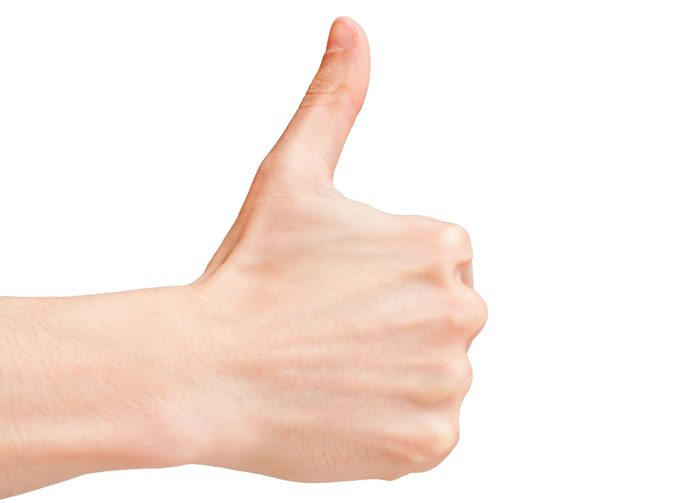
#> input picture PA2/ComputerVision-CS440-master/images/thumbs-up.jpg, 673 x 503 px, given in place of the camera
$ python RockPaperScissors.py
#> lines starting #> are read from the running program, lines starting #| are printed output that depends on the picture; after the words box and inside, x2 and y2 are one past the last pixel; in counts of white or black regions, pixels touching at a corner belong together
import cv2
import numpy as np
from collections import deque

## FLAGS ##
demo = True
debug = False
## ##### ##

# OpenCV Variables
cap = cv2.VideoCapture(0)
fgbg = cv2.createBackgroundSubtractorMOG2(detectShadows = False)
sensitivity = 75

# Game Variables
states = ['idle', 'start', 'shoot', 'results']
currentState = states[0]
p1Score = 0
cpScore = 0
shakeCount = 0
p1Choice = "Rock"
cpChoice = "Paper"
pResult = "Lose"

# Other Globals
points = deque(maxlen=10) # contains recent positions of tracked objects
dY = 0
#direction = '-'
directionList = deque(maxlen=15)
directionList.appendleft('None')
frameCounter = 15

# Helper function for text
def doubleText(frame, xy, text):
	font = cv2.FONT_HERSHEY_SIMPLEX
	cv2.putText(frame, text, (xy[0] - 2, xy[1] + 2), font, 1, (0,0,0), 2, cv2.LINE_AA)
	cv2.putText(frame, text, (xy[0], xy[1]), font, 1, (255,255,255), 2, cv2.LINE_AA)

# Functions for image recognition
# [61 lines left out: functions feature_detect, play_rps, make_template_white, not called in this run]

# Loop on frames of video
while True:
	ret, frame = cap.read()
#> frame is the input picture: shape (503, 673, 3); mean B, G, R 227.7, 234.9, 249
	# frame is unmodified video
	# frame2 is modified

	gray = cv2.cvtColor(frame, cv2.COLOR_BGR2GRAY)
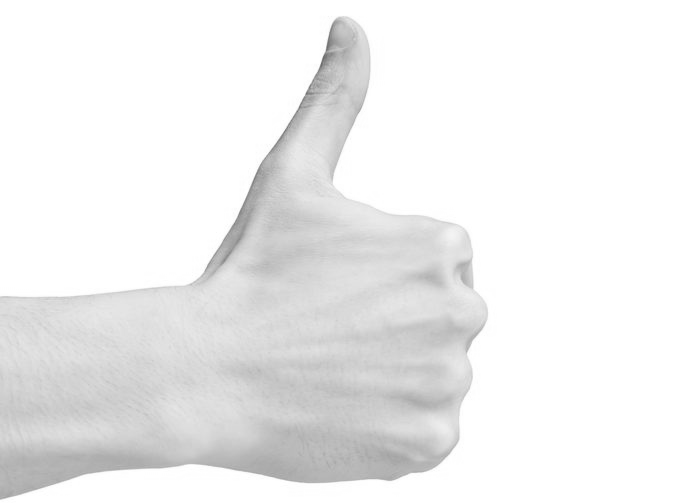
#> gray: shape (503, 673); min 106, max 255, mean 238.3
	blur = cv2.GaussianBlur(gray, (15,15),0)
	no_bg = fgbg.apply(blur)
#> no_bg: shape (503, 673); every value is 255
	frame2 = no_bg

	# Game Logic
	if currentState == 'idle':
		# waiting for start gesture
		shakeCount = 0
		p1Choice = "Rock"
		cpChoice = "Paper"
		pResult = "Lose"
		frameCounter = 15

		## movement tracking

		# finding position of largest detected object, storing their coordinates
		cont_list = cv2.findContours(frame2.copy(), cv2.RETR_EXTERNAL, cv2.CHAIN_APPROX_SIMPLE)[-2]
#> cont_list = [[[0, 0], [0, 502], [672, 502], [672, 0]]]
		if len(cont_list) > 0:
			c = max(cont_list, key=cv2.contourArea)
#> c = [[0, 0], [0, 502], [672, 502], [672, 0]]
			((x, y), radius) = cv2.minEnclosingCircle(c)
#> x = 336; y = 251; radius = 419.4
			#cv2.circle(frame, (int(x), int(y)), int(radius), (0, 255, 255), 2)
			cv2.circle(frame, (int(x),int(y)), 5, (0, 0, 255), -1)
#> frame: shape (503, 673, 3); 0.02% of pixels changed, all inside (x1, y1, x2, y2) = (331, 246, 342, 257)
			points.appendleft((x,y))

		# calculating the "speed" and assigning directions
		if len(points) == 10:
			if points[0] is not None and points[-1] is not None:
				dY = points[0][1] - points[-1][1]
				if np.abs(dY) > sensitivity:
					if np.sign(dY) == -1:
						if directionList[0] != "UP":
							directionList.appendleft("UP")
					elif directionList[0] != "DOWN":
						directionList.appendleft("DOWN")
				elif directionList[0] != "NONE":
					directionList.appendleft("NONE")
					# Motion has just stopped. Lets check if the player has started the game
					dlist = [x for x in directionList if x!="NONE"][:7]
					if dlist == ["DOWN", "UP", "DOWN", "UP", "DOWN", "UP", "DOWN"]:
						currentState = states[1]

	if currentState == 'start':
		# Call function
		#roi = frame[320:960, 180:540]
		(p1Choice, cpChoice) = play_rps(frame2, 'win')
		currentState = states[2]

	if currentState == 'shoot':
		if frameCounter == 0:
			currentState = states[3]
			frameCounter = 60
			cpScore += 1
		else:
			frameCounter -= 1

	if currentState == 'results':
		if frameCounter == 0:
			currentState = states[0]
		else:
			frameCounter -= 1
		directionList = deque(maxlen=15)
		directionList.appendleft('None')

	# UI For Demo
	if debug:
		doubleText(frame, (30, 650), "Game state: " + currentState)
		doubleText(frame, (30, 240), str(directionList))


	doubleText(frame, (30,30), "Play Rock Paper Scissors!")
	doubleText(frame, (30,70), "Player Score: " + str(p1Score))
	doubleText(frame, (30,110),"AI Score: "+ str(cpScore))

	if currentState == 'idle':    # 0
		doubleText(frame, (475, 200), "Shake Fist to Begin!")
		doubleText(frame, (30, 200), directionList[0])
#> in doubleText (call 5), `cv2.putText(frame, text, (xy[0], xy[1]), font, 1, (255,255,255), 2, cv..`:
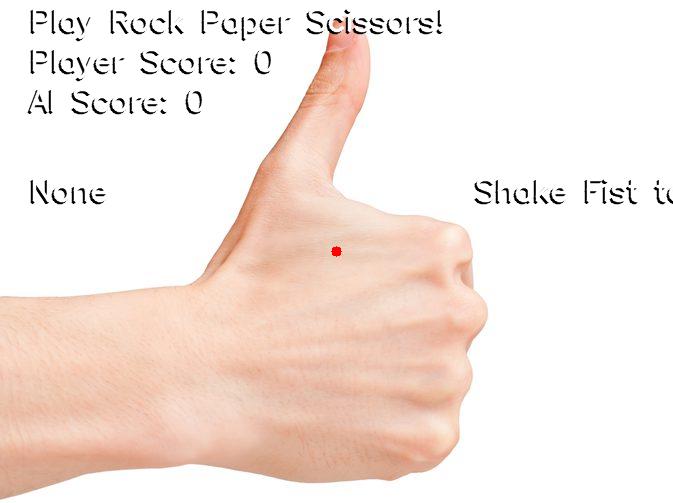
#> frame: shape (503, 673, 3); mean B, G, R 224.3, 231.5, 245.7
	if currentState == 'start':   # 1
		doubleText(frame, (600, 200), "Ready")
	if currentState == 'shoot' or currentState == 'results':   # 2 or 3
		doubleText(frame, (500, 400), "AI Choice: " + cpChoice)
	if currentState == 'results': # 3
		doubleText(frame, (550, 200), "You " + pResult + "!")
		doubleText(frame, (500, 440), "Player Choice: " + p1Choice)

	# Display the video
	if demo:
		cv2.imshow('frame', frame)
	else:
		cv2.imshow('frame2', frame2)

	# Close by pressing 'q'
	if cv2.waitKey(1) & 0xFF == ord('q'):
#> (key q is pressed here)
		break

# Closes program
cap.release()
cv2.destroyAllWindows()
